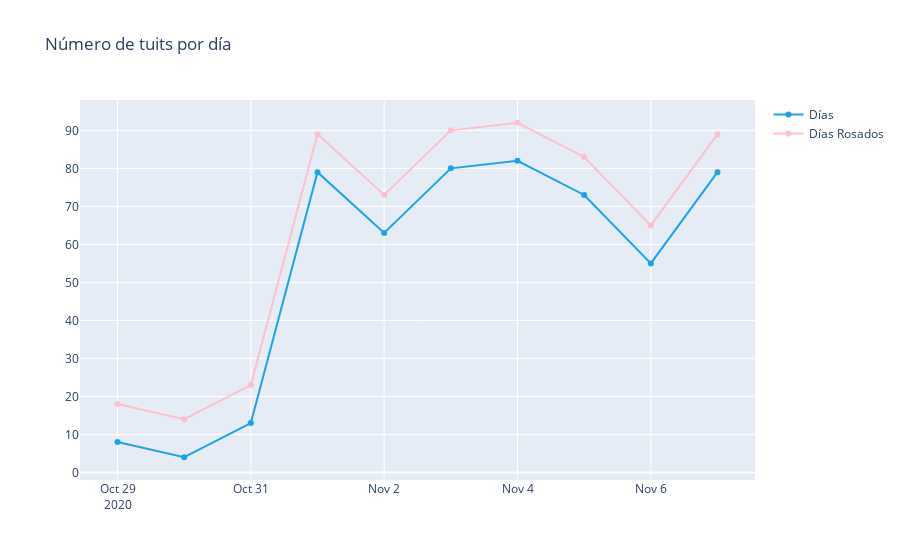

The notebook cell saved with this chart:
### Code cell
trace = go.Scatter(x=temp.fecha.values,
                   y=temp.cnt.values,
                   text=[f"Fecha: {f}<br>Tuits: {c}" for f,c in zip(temp.fecha.values,temp.cnt.values)],
                   hoverinfo='text',
                   mode='lines+markers',
                   name='Días',
                   line={'color':'#1DA1F2'})

trace2 = go.Scatter(x=temp.fecha.values,
                   y=temp.cnt.values+10,
                   text=[f"Fecha: {f}<br>Tuits: {c}" for f,c in zip(temp.fecha.values,temp.cnt.values)],
                   hoverinfo='text',
                   mode='lines+markers',
                   name='Días Rosados',
                   line={'color':'pink'})

layout = go.Layout(title='Número de tuits por día')

fig = go.Figure(data=[trace, trace2], layout=layout)
iplot(fig)

### Figure 1 — Plotly figure (JSON) as saved in the notebook; plotly's stock layout.template omitted (floating-point values rounded to 4 significant figures)
{"data": [{"hoverinfo": "text", "line": {"color": "#1DA1F2"}, "mode": "lines+markers", "name": "Días", "text": ["Fecha: 2020-10-29<br>Tuits: 8", "Fecha: 2020-10-30<br>Tuits: 4", "Fecha: 2020-10-31<br>Tuits: 13", "Fecha: 2020-11-01<br>Tuits: 79", "Fecha: 2020-11-02<br>Tuits: 63", "Fecha: 2020-11-03<br>Tuits: 80", "Fecha: 2020-11-04<br>Tuits: 82", "Fecha: 2020-11-05<br>Tuits: 73", "Fecha: 2020-11-06<br>Tuits: 55", "Fecha: 2020-11-07<br>Tuits: 79"], "type": "scatter", "x": ["2020-10-29", "2020-10-30", "2020-10-31", "2020-11-01", "2020-11-02", "2020-11-03", "2020-11-04", "2020-11-05", "2020-11-06", "2020-11-07"], "y": [8, 4, 13, 79, 63, 80, 82, 73, 55, 79]}, {"hoverinfo": "text", "line": {"color": "pink"}, "mode": "lines+markers", "name": "Días Rosados", "text": ["Fecha: 2020-10-29<br>Tuits: 8", "Fecha: 2020-10-30<br>Tuits: 4", "Fecha: 2020-10-31<br>Tuits: 13", "Fecha: 2020-11-01<br>Tuits: 79", "Fecha: 2020-11-02<br>Tuits: 63", "Fecha: 2020-11-03<br>Tuits: 80", "Fecha: 2020-11-04<br>Tuits: 82", "Fecha: 2020-11-05<br>Tuits: 73", "Fecha: 2020-11-06<br>Tuits: 55", "Fecha: 2020-11-07<br>Tuits: 79"], "type": "scatter", "x": ["2020-10-29", "2020-10-30", "2020-10-31", "2020-11-01", "2020-11-02", "2020-11-03", "2020-11-04", "2020-11-05", "2020-11-06", "2020-11-07"], "y": [18, 14, 23, 89, 73, 90, 92, 83, 65, 89]}], "layout": {"title": {"text": "Número de tuits por día"}}}
